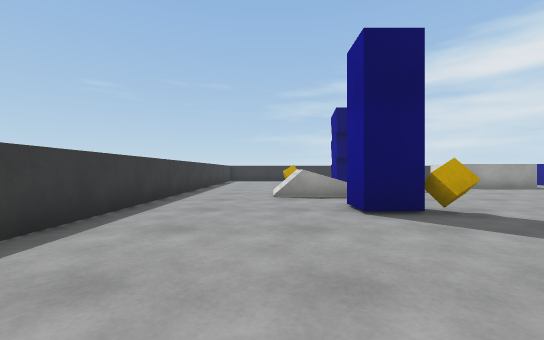
View 1 (above)

21 first-person views from a walk through a 3-D level made in the Unity game engine. The camera is 0.72 m above the floor, looks level and sees 90° across. The floor is counted in squares, 1 m on a side. Each view is taken from the middle of a square. On the plan, view 1 faces up. The plan holds only what a view shows up to about 9 squares ahead; the rest is blank. The player is left out. Surface patterns are stand-ins for the level's own textures.

View 2
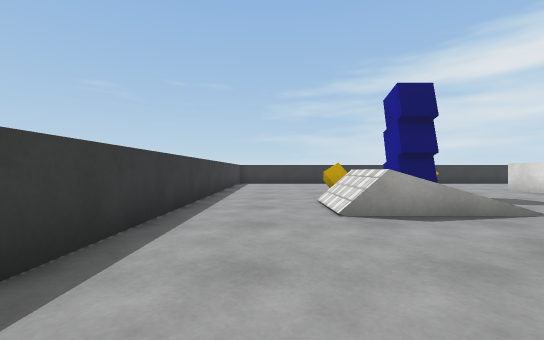

View 3
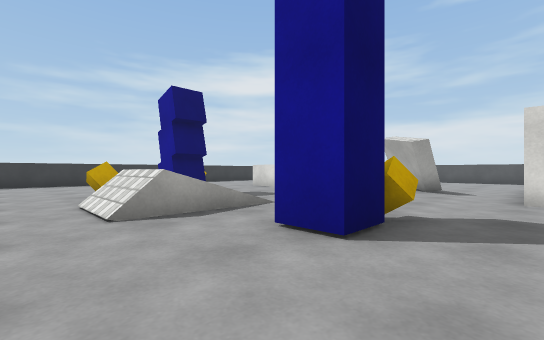

View 4
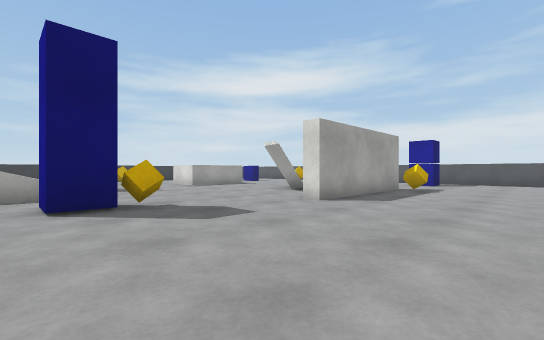

View 5
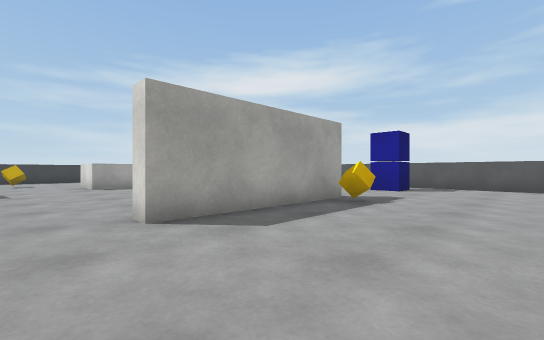

View 6
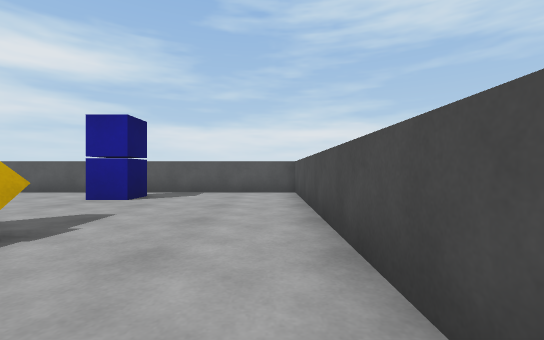

View 7
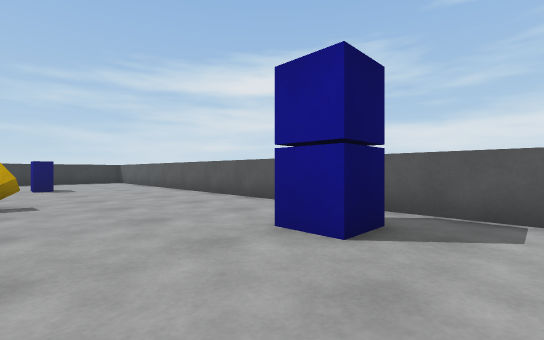

View 8
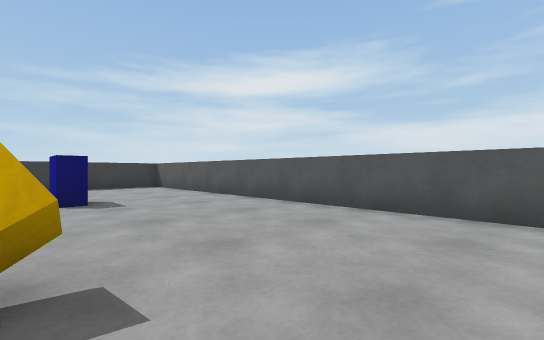

View 9
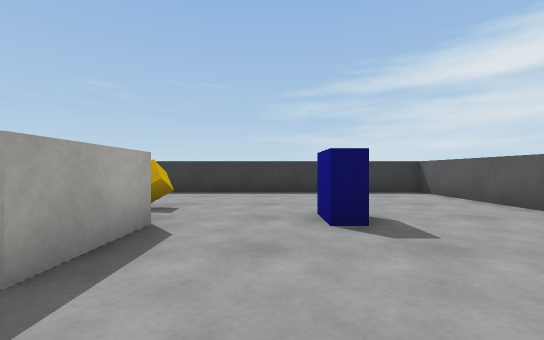

View 10
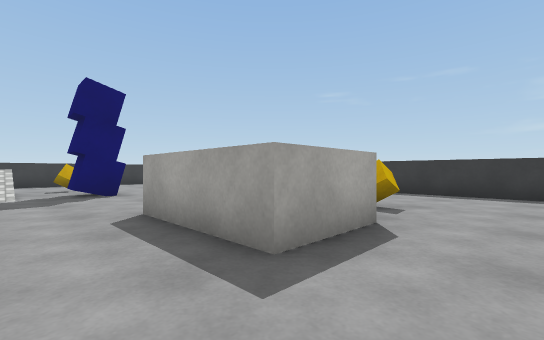

View 11
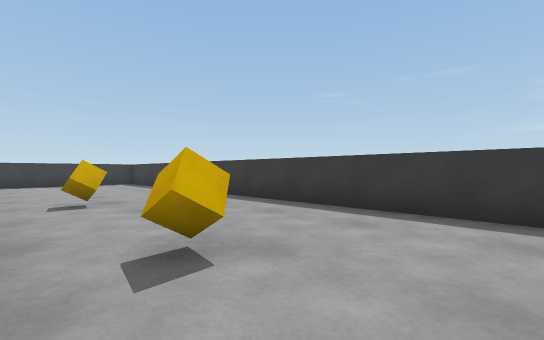

View 12
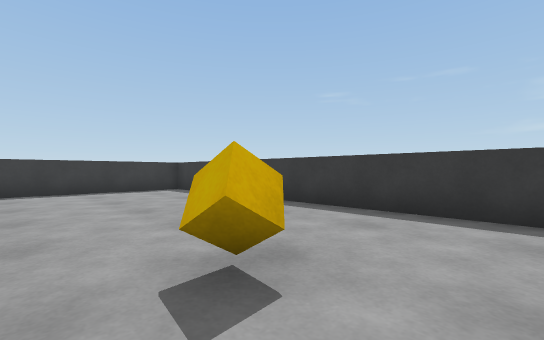

View 13
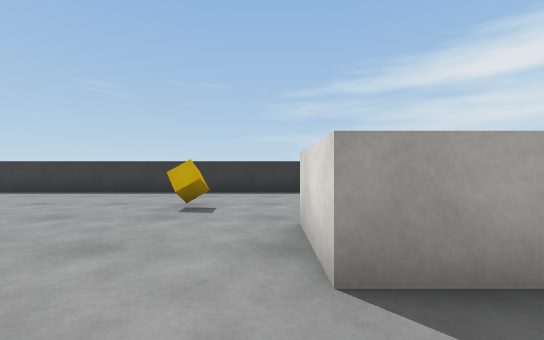

View 14
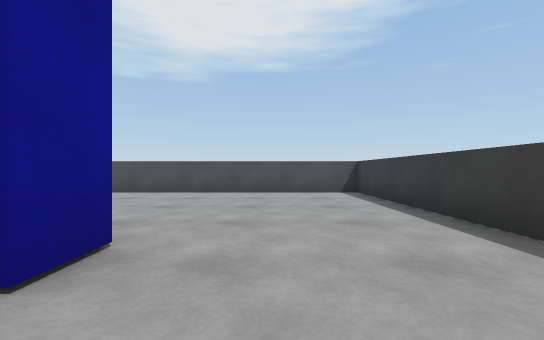

View 15
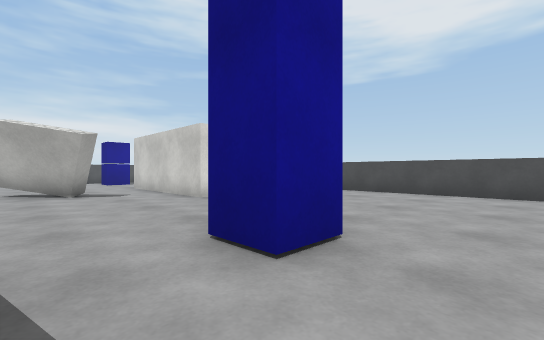

View 16
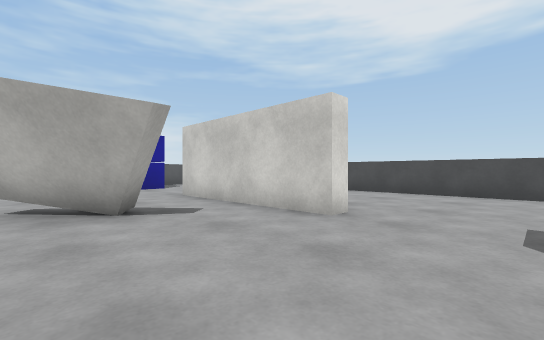

View 17
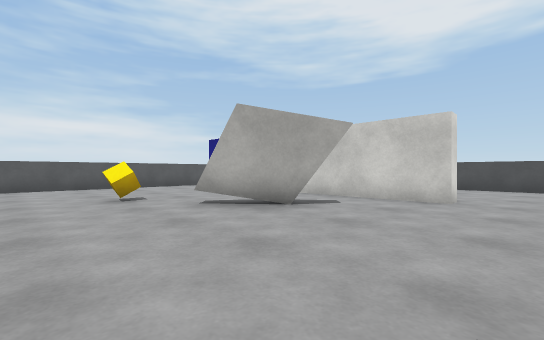

View 18
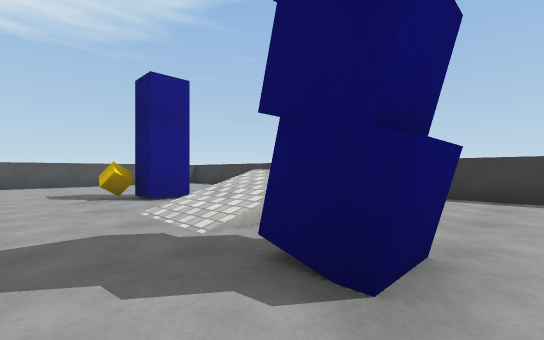

View 19
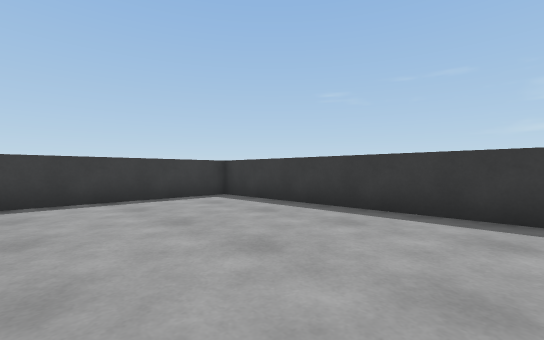

View 20
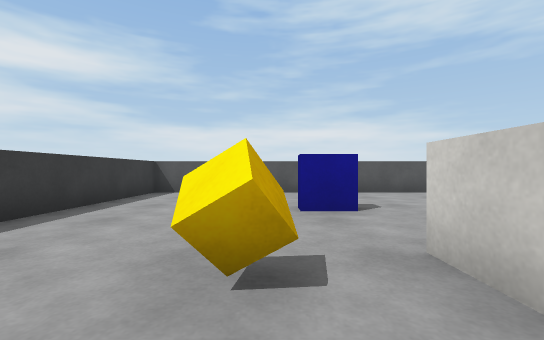

View 21
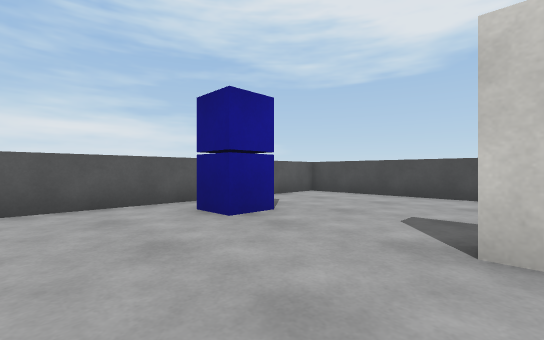

### Floor plan
Points are (right, up) in squares from view 1. A wall is a line through its corners. A room is listed if a view was taken in it or the views show most of it. See-through windows are left out.
Room 1 (views 1, 2, 3, 4, 5, 6, 7, 8, 9, 10, 11, 12, 13, 14, 15, 16, 17, 18, 19, 20, 21)
walls: (8.1, 5.9) (9.6, 7.3); (8.2, 5.8) (9.9, 7.3); (8.5, 5.2) (8, 5.6); (9.2, 12.6) (10.4, 12.6) (10.4, 10.7) (7.4, 10.7) (7.4, 12.8); (11.4, 2.8) (6.4, 2.8) (6.4, 3.3) (11.4, 3.3); (16.8, -1.9) (16.8, 17.8) (-2.7, 17.8) (-2.7, -1.8) (16.5, -1.8)
low walls: (8.8, 5.2) (8.4, 5.6) (10.1, 7.1)
objects: other object (1, 11); other object (2, 5); other object (3, 5); other object (3, 11); other object (5, 14); other object (10, 14); other object (11, 2); other object (12, 8); other object (13, 13); other object (15, 3)

Where each view was taken, in squares from view 1:
view 1: 0 up, 0 right, facing up
view 2: 3 up, 1 left, facing up
view 3: 3 up, 1 left, facing up-right
view 4: 1 down, 1 right, facing up-right
view 5: 1 down, 5 right, facing up-right
view 6: 1 down, 8 right, facing right
view 7: 1 up, 12 right, facing up-right
view 8: 6 up, 12 right, facing up-right
view 9: 9 up, 12 right, facing up
view 10: 9 up, 12 right, facing up-left
view 11: 13 up, 12 right, facing up-left
view 12: 13 up, 7 right, facing up-left
view 13: 9 up, 7 right, facing up
view 14: 7 up, 0 right, facing down
view 15: 7 up, 0 right, facing down-right
view 16: 7 up, 4 right, facing down-right
view 17: 10 up, 5 right, facing down-right
view 18: 12 up, 5 right, facing down-left
view 19: 13 up, 4 right, facing up-left
view 20: 14 up, 8 right, facing right
view 21: 6 up, 11 right, facing down-right
